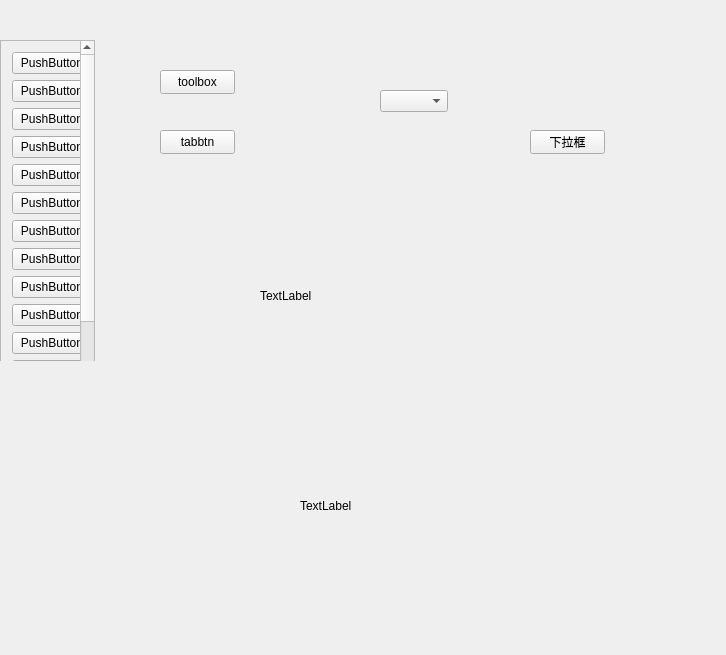
<?xml version="1.0" encoding="UTF-8"?>
<ui version="4.0">
 <class>mainWidgetClass</class>
 <widget class="QWidget" name="mainWidgetClass">
  <property name="geometry">
   <rect>
    <x>0</x>
    <y>0</y>
    <width>726</width>
    <height>655</height>
   </rect>
  </property>
  <property name="windowTitle">
   <string>mainWidget</string>
  </property>
  <widget class="QStackedWidget" name="stackedWidget">
   <property name="geometry">
    <rect>
     <x>-10</x>
     <y>30</y>
     <width>181</width>
     <height>331</height>
    </rect>
   </property>
   <property name="currentIndex">
    <number>0</number>
   </property>
   <widget class="QWidget" name="page_4">
    <widget class="QScrollArea" name="scrollArea_2">
     <property name="geometry">
      <rect>
       <x>10</x>
       <y>10</y>
       <width>95</width>
       <height>360</height>
      </rect>
     </property>
     <property name="widgetResizable">
      <bool>true</bool>
     </property>
     <widget class="QWidget" name="scrollAreaWidgetContents_2">
      <property name="geometry">
       <rect>
        <x>0</x>
        <y>0</y>
        <width>93</width>
        <height>432</height>
       </rect>
      </property>
      <layout class="QVBoxLayout" name="verticalLayout_2">
       <item>
        <widget class="QPushButton" name="pushButton_15">
         <property name="text">
          <string>PushButton</string>
         </property>
        </widget>
       </item>
       <item>
        <widget class="QPushButton" name="pushButton_16">
         <property name="text">
          <string>PushButton</string>
         </property>
        </widget>
       </item>
       <item>
        <widget class="QPushButton" name="pushButton_17">
         <property name="text">
          <string>PushButton</string>
         </property>
        </widget>
       </item>
       <item>
        <widget class="QPushButton" name="pushButton_18">
         <property name="text">
          <string>PushButton</string>
         </property>
        </widget>
       </item>
       <item>
        <widget class="QPushButton" name="pushButton_19">
         <property name="text">
          <string>PushButton</string>
         </property>
        </widget>
       </item>
       <item>
        <widget class="QPushButton" name="pushButton_20">
         <property name="text">
          <string>PushButton</string>
         </property>
        </widget>
       </item>
       <item>
        <widget class="QPushButton" name="pushButton_21">
         <property name="text">
          <string>PushButton</string>
         </property>
        </widget>
       </item>
       <item>
        <widget class="QPushButton" name="pushButton_22">
         <property name="text">
          <string>PushButton</string>
         </property>
        </widget>
       </item>
       <item>
        <widget class="QPushButton" name="pushButton_23">
         <property name="text">
          <string>PushButton</string>
         </property>
        </widget>
       </item>
       <item>
        <widget class="QPushButton" name="pushButton_24">
         <property name="text">
          <string>PushButton</string>
         </property>
        </widget>
       </item>
       <item>
        <widget class="QPushButton" name="pushButton_25">
         <property name="text">
          <string>PushButton</string>
         </property>
        </widget>
       </item>
       <item>
        <widget class="QPushButton" name="pushButton_26">
         <property name="text">
          <string>PushButton</string>
         </property>
        </widget>
       </item>
       <item>
        <widget class="QPushButton" name="pushButton_27">
         <property name="text">
          <string>PushButton</string>
         </property>
        </widget>
       </item>
       <item>
        <widget class="QPushButton" name="pushButton_28">
         <property name="text">
          <string>PushButton</string>
         </property>
        </widget>
       </item>
      </layout>
     </widget>
    </widget>
   </widget>
   <widget class="QWidget" name="page_5">
    <widget class="QTabWidget" name="tabWidget_2">
     <property name="geometry">
      <rect>
       <x>50</x>
       <y>50</y>
       <width>171</width>
       <height>131</height>
      </rect>
     </property>
     <property name="currentIndex">
      <number>1</number>
     </property>
     <widget class="QWidget" name="tab_3">
      <attribute name="title">
       <string>百度</string>
      </attribute>
     </widget>
     <widget class="QWidget" name="tab_4">
      <attribute name="title">
       <string>谷歌</string>
      </attribute>
     </widget>
    </widget>
   </widget>
  </widget>
  <widget class="QPushButton" name="toolboxbtn">
   <property name="geometry">
    <rect>
     <x>160</x>
     <y>70</y>
     <width>75</width>
     <height>24</height>
    </rect>
   </property>
   <property name="text">
    <string>toolbox</string>
   </property>
  </widget>
  <widget class="QPushButton" name="tabbtn">
   <property name="geometry">
    <rect>
     <x>160</x>
     <y>130</y>
     <width>75</width>
     <height>24</height>
    </rect>
   </property>
   <property name="text">
    <string>tabbtn</string>
   </property>
  </widget>
  <widget class="QComboBox" name="comboBox">
   <property name="geometry">
    <rect>
     <x>380</x>
     <y>90</y>
     <width>68</width>
     <height>22</height>
    </rect>
   </property>
  </widget>
  <widget class="QPushButton" name="comboBoxbtn">
   <property name="geometry">
    <rect>
     <x>530</x>
     <y>130</y>
     <width>75</width>
     <height>24</height>
    </rect>
   </property>
   <property name="text">
    <string>下拉框</string>
   </property>
  </widget>
  <widget class="QLabel" name="label1">
   <property name="geometry">
    <rect>
     <x>260</x>
     <y>190</y>
     <width>341</width>
     <height>211</height>
    </rect>
   </property>
   <property name="text">
    <string>TextLabel</string>
   </property>
  </widget>
  <widget class="QLabel" name="label2">
   <property name="geometry">
    <rect>
     <x>300</x>
     <y>420</y>
     <width>321</width>
     <height>171</height>
    </rect>
   </property>
   <property name="text">
    <string>TextLabel</string>
   </property>
  </widget>
 </widget>
 <layoutdefault spacing="6" margin="11"/>
 <resources>
  <include location="mainWidget.qrc"/>
 </resources>
 <connections/>
</ui>
